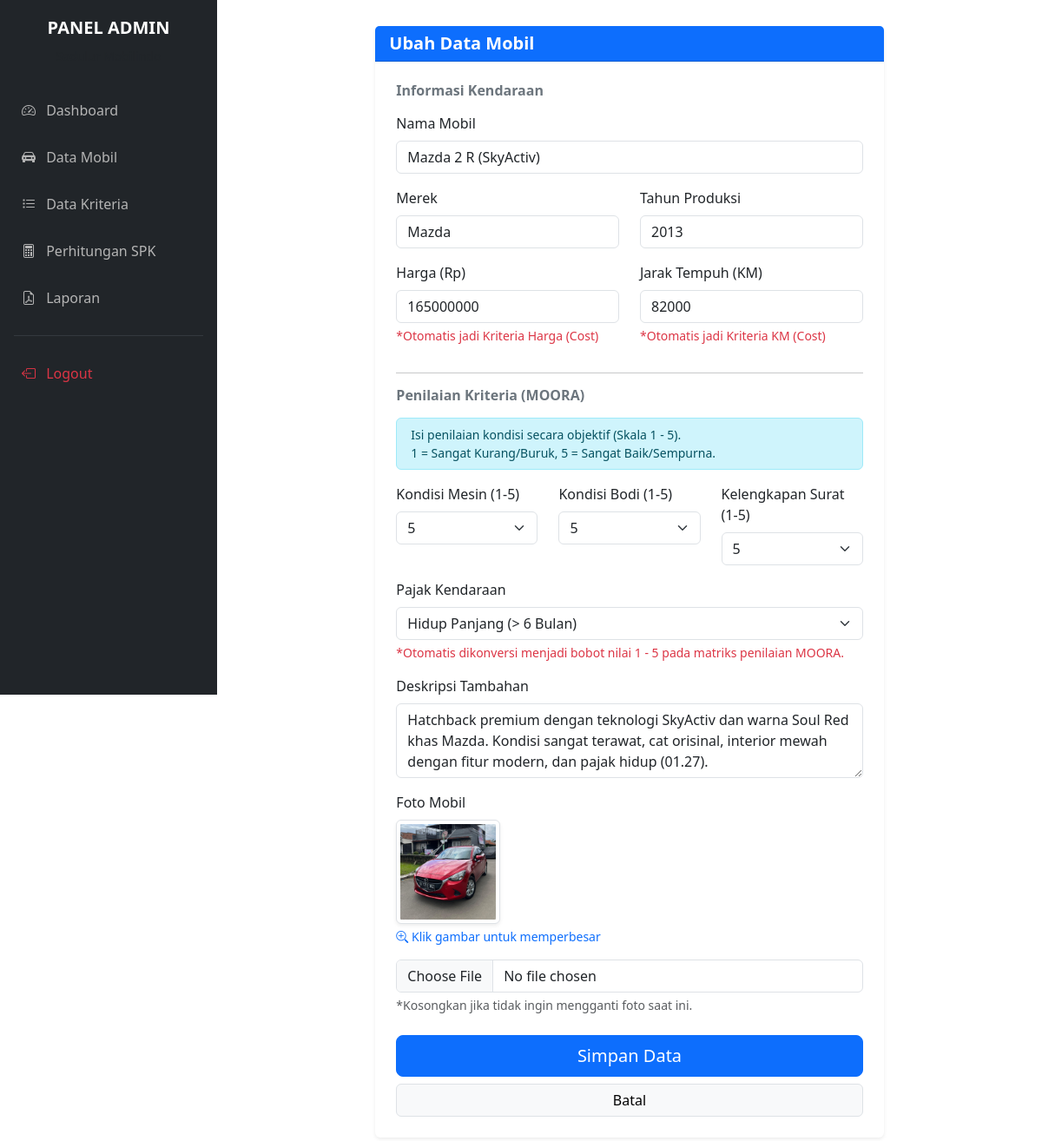
The app's page /admin/form_mobil.php?id=27 (signed in) with its own data.
### tables this page shows
CREATE TABLE `tb_alternatif` (
  `id_mobil` int(11) NOT NULL,
  `nama_mobil` varchar(100) NOT NULL,
  `merek` varchar(50) NOT NULL,
  `harga_asli` bigint(20) DEFAULT NULL,
  `tahun` int(11) DEFAULT NULL,
  `jarak_tempuh` int(11) DEFAULT NULL,
  `pajak_kendaraan` varchar(50) DEFAULT NULL,
  `deskripsi` text NOT NULL,
  `foto_mobil` varchar(255) NOT NULL
);

### config/functions.php (called while the page is built, shortened)
<?php
require 'koneksi.php';
function query($query) {
    global $conn;
    $result = mysqli_query($conn, $query);
    $rows = [];
    while ($row = mysqli_fetch_assoc($result)) {
        $rows[] = $row;
    }
    return $rows;
}
function cariMobil($id) {
    $m = query("SELECT * FROM tb_alternatif WHERE id_mobil = $id");
    $res = $m[0];
    $res['nilai_mesin'] = query("SELECT nilai FROM tb_penilaian WHERE id_mobil=$id AND id_kriteria=2")[0]['nilai'] ?? 0;
    $res['nilai_bodi']  = query("SELECT nilai FROM tb_penilaian WHERE id_mobil=$id AND id_kriteria=3")[0]['nilai'] ?? 0;
    $res['nilai_surat'] = query("SELECT nilai FROM tb_penilaian WHERE id_mobil=$id AND id_kriteria=6")[0]['nilai'] ?? 0;
    return $res;
}
?>

### admin/form_mobil.php (the view, shortened to what this page needs)
<?php
include 'header.php';
if (isset($_GET['id'])) {
    $judul = "Ubah Data Mobil";
    $is_edit = true;
    $id_mobil = $_GET['id'];
    $data = cariMobil($id_mobil);
} else {
    $judul = "Tambah Mobil Baru";
    $is_edit = false;
}
?>
<div class="row justify-content-center">
    <div class="col-md-8">
        <div class="card shadow-sm border-0 mb-5">
            <div class="card-header bg-primary text-white">
                <h5 class="mb-0 fw-bold"><?= $judul; ?></h5>
            </div>
            <div class="card-body p-4">
                <form action="" method="post" enctype="multipart/form-data">
                    <h6 class="fw-bold text-secondary mb-3">Informasi Kendaraan</h6>
                    <div class="mb-3">
                        <label class="form-label">Nama Mobil</label>
                        <input type="text" name="nama_mobil" class="form-control" required value="<?= $is_edit ? $data['nama_mobil'] : ''; ?>">
                    </div>
                    <div class="row">
                        <div class="col-md-6 mb-3">
                            <label class="form-label">Merek</label>
                            <input type="text" name="merek" class="form-control" required placeholder="Contoh: Toyota" value="<?= $is_edit ? $data['merek'] : ''; ?>">
                        </div>
                        <div class="col-md-6 mb-3">
                            <label class="form-label">Tahun Produksi</label>
                            <input type="number" name="tahun" class="form-control" required value="<?= $is_edit ? $data['tahun'] : ''; ?>">
                        </div>
                    </div>
                    <div class="row">
                        <div class="col-md-6 mb-3">
                            <label class="form-label">Harga (Rp)</label>
                            <input type="number" name="harga_asli" class="form-control" required value="<?= $is_edit ? $data['harga_asli'] : ''; ?>">
                            <div class="form-text text-danger">*Otomatis jadi Kriteria Harga (Cost)</div>
                        </div>
                        <div class="col-md-6 mb-3">
                            <label class="form-label">Jarak Tempuh (KM)</label>
                            <input type="number" name="jarak_tempuh" class="form-control" required value="<?= $is_edit ? $data['jarak_tempuh'] : ''; ?>">
                            <div class="form-text text-danger">*Otomatis jadi Kriteria KM (Cost)</div>
                        </div>
                    </div>
                    <hr>
                    <h6 class="fw-bold text-secondary mb-3">Penilaian Kriteria (MOORA)</h6>
                    <div class="alert alert-info small py-2">
                        Isi penilaian kondisi secara objektif (Skala 1 - 5). <br>
                        1 = Sangat Kurang/Buruk, 5 = Sangat Baik/Sempurna.
                    </div>
                    <div class="row">
                        <div class="col-md-4 mb-3">
                            <label class="form-label">Kondisi Mesin (1-5)</label>
                            <select name="kondisi_mesin" class="form-select" required>
                                <?php for($i=1; $i<=5; $i++): ?>
                                    <option value="<?= $i; ?>" <?= ($is_edit && $data['nilai_mesin'] == $i) ? 'selected' : ''; ?>><?= $i; ?></option>
                                <?php endfor; ?>
                            </select>
                        </div>
                        <div class="col-md-4 mb-3">
                            <label class="form-label">Kondisi Bodi (1-5)</label>
                            <select name="kondisi_bodi" class="form-select" required>
                                <?php for($i=1; $i<=5; $i++): ?>
                                    <option value="<?= $i; ?>" <?= ($is_edit && $data['nilai_bodi'] == $i) ? 'selected' : ''; ?>><?= $i; ?></option>
                                <?php endfor; ?>
                            </select>
                        </div>
                        <div class="col-md-4 mb-3">
                            <label class="form-label">Kelengkapan Surat (1-5)</label>
                            <select name="kelengkapan_surat" class="form-select" required>
                                <?php for($i=1; $i<=5; $i++): ?>
                                    <option value="<?= $i; ?>" <?= ($is_edit && $data['nilai_surat'] == $i) ? 'selected' : ''; ?>><?= $i; ?></option>
                                <?php endfor; ?>
                            </select>
                        </div>
                    </div>
                    <div class="mb-3">
                        <label class="form-label">Pajak Kendaraan</label>
                        <select name="pajak_kendaraan" class="form-select" required>
                            <option value="Hidup Panjang (> 6 Bulan)" <?= ($is_edit && $data['pajak_kendaraan'] == 'Hidup Panjang (> 6 Bulan)') ? 'selected' : ''; ?>>Hidup Panjang (> 6 Bulan)</option>
                        </select>
                        <div class="form-text text-danger">*Otomatis dikonversi menjadi bobot nilai 1 - 5 pada matriks penilaian MOORA.</div>
                    </div>
                    <div class="mb-3">
                        <label class="form-label">Deskripsi Tambahan</label>
                        <textarea name="deskripsi" class="form-control" rows="3"><?= $is_edit ? $data['deskripsi'] : ''; ?></textarea>
                    </div>
                    <div class="mb-4">
                        <label class="form-label">Foto Mobil</label>
                        <?php if($is_edit && !empty($data['foto_mobil'])): ?>
                            <div class="mb-3">
                                <img src="../foto_mobil/<?= $data['foto_mobil']; ?>"
                                     width="120"
                                     class="img-thumbnail shadow-sm"
                                     style="cursor: pointer; transition: 0.3s;"
                                     data-bs-toggle="modal"
                                     data-bs-target="#modalPreviewFoto"
                                     title="Klik untuk memperbesar"
                                     onmouseover="this.style.opacity='0.8'"
                                     onmouseout="this.style.opacity='1'">
                                <div class="form-text text-primary mt-1"><i class="bi bi-zoom-in"></i> Klik gambar untuk memperbesar</div>
                            </div>
                        <?php endif; ?>
                        <input type="file" name="foto" class="form-control">
                        <div class="form-text">*Kosongkan jika tidak ingin mengganti foto saat ini.</div>
                    </div>
                    <div class="d-grid gap-2">
                        <button type="submit" name="submit" class="btn btn-primary btn-lg">Simpan Data</button>
                        <a href="data_mobil.php" class="btn btn-light border">Batal</a>
                    </div>
                </form>
            </div>
        </div>
    </div>
</div>
<?php include 'footer.php'; ?>

### records on screen
tb_alternatif: nama_mobil "Mazda 2 R (SkyActiv)", merek "Mazda", tahun "2013", harga_asli "165000000", jarak_tempuh "82000", pajak_kendaraan "Hidup Panjang (> 6 Bulan)", deskripsi "Hatchback premium dengan teknologi SkyActiv dan warna Soul Red khas Mazda. Kondisi sangat terawat, cat orisinal, interior mewah dengan fitur modern, dan pajak hidup (01.27).", foto_mobil (picture)

### other values on screen
$_SESSION['role'] "ADMIN"
$judul "Ubah Data Mobil"
form field kondisi_mesin "5"
form field kondisi_bodi "5"
form field kelengkapan_surat "5"
